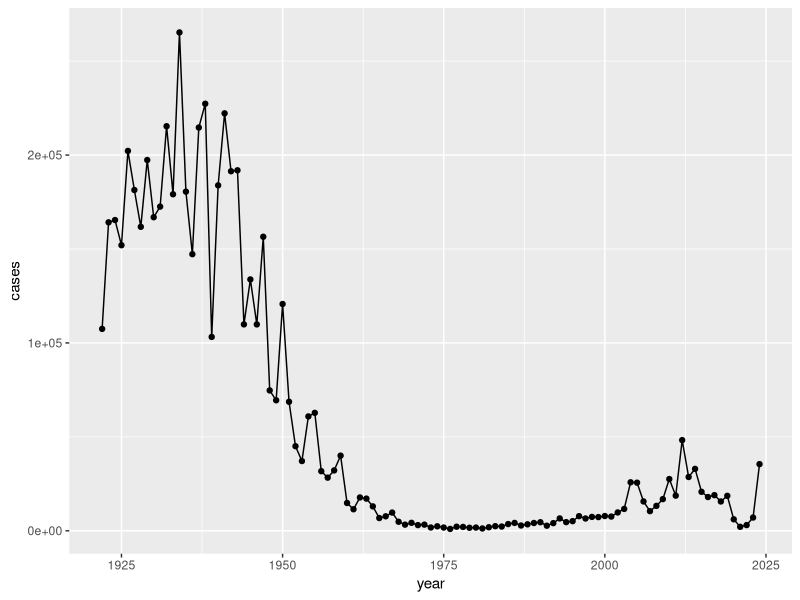
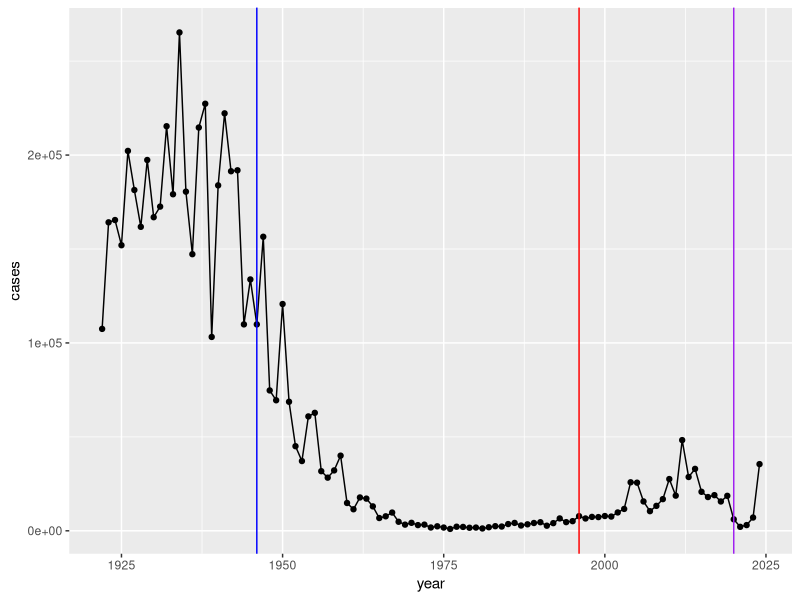

R code for these plots, in order: (Note: this script raises an error after producing the figures.)
## ---- chunk 1
cdc <- data.frame(
                                 year = c(1922L,1923L,1924L,1925L,
                                          1926L,1927L,1928L,1929L,1930L,1931L,
                                          1932L,1933L,1934L,1935L,1936L,
                                          1937L,1938L,1939L,1940L,1941L,1942L,
                                          1943L,1944L,1945L,1946L,1947L,
                                          1948L,1949L,1950L,1951L,1952L,
                                          1953L,1954L,1955L,1956L,1957L,1958L,
                                          1959L,1960L,1961L,1962L,1963L,
                                          1964L,1965L,1966L,1967L,1968L,1969L,
                                          1970L,1971L,1972L,1973L,1974L,
                                          1975L,1976L,1977L,1978L,1979L,1980L,
                                          1981L,1982L,1983L,1984L,1985L,
                                          1986L,1987L,1988L,1989L,1990L,
                                          1991L,1992L,1993L,1994L,1995L,1996L,
                                          1997L,1998L,1999L,2000L,2001L,
                                          2002L,2003L,2004L,2005L,2006L,2007L,
                                          2008L,2009L,2010L,2011L,2012L,
                                          2013L,2014L,2015L,2016L,2017L,2018L,
                                          2019L,2020L,2021L,2022L,2023L,2024L),
                                cases = c(107473,164191,165418,152003,
                                          202210,181411,161799,197371,
                                          166914,172559,215343,179135,265269,
                                          180518,147237,214652,227319,103188,
                                          183866,222202,191383,191890,109873,
                                          133792,109860,156517,74715,69479,
                                          120718,68687,45030,37129,60886,
                                          62786,31732,28295,32148,40005,
                                          14809,11468,17749,17135,13005,6799,
                                          7717,9718,4810,3285,4249,3036,
                                          3287,1759,2402,1738,1010,2177,2063,
                                          1623,1730,1248,1895,2463,2276,
                                          3589,4195,2823,3450,4157,4570,
                                          2719,4083,6586,4617,5137,7796,6564,
                                          7405,7298,7867,7580,9771,11647,
                                          25827,25616,15632,10454,13278,
                                          16858,27550,18719,48277,28639,32971,
                                          20762,17972,18975,15609,18617,
                                          6124,2116,3044,7063, 35493)
       )
## ---- chunk 2
library("ggplot2")
cases <- ggplot(cdc) + aes(year, cases) + geom_point() + geom_line()

cases
## ---- chunk 3
cases + geom_vline(xintercept= 1946, col="blue") + geom_vline(xintercept = 1996, col="red") + geom_vline(xintercept=2020, col="purple")
## ---- chunk 4
library(jsonlite)

subject <- read_json("https://www.cmi-pb.org/api/v5_1/subject", simplifyVector = TRUE)
head(subject)
## ---- chunk 5
nrow(subject)
## ---- chunk 6
table(subject$infancy_vac)
## ---- chunk 7
table(subject$biological_sex)
## ---- chunk 8
table(subject$race, subject$biological_sex)
## ---- chunk 9
specimen <- read_json("https://www.cmi-pb.org/api/v5_1/specimen", simplifyVector = TRUE)
ab <- read_json("https://www.cmi-pb.org/api/v5_1/plasma_ab_titer", simplifyVector = TRUE)
## ---- chunk 10
head(specimen)
## ---- chunk 11
library(dplyr)

meta <- inner_join(subject, specimen)
head(meta)
## ---- chunk 12
head(ab)
## ---- chunk 13
abdata<- inner_join(meta, ab)
head(abdata)
## ---- chunk 14
dim(abdata)
## ---- chunk 15
table(abdata$isotype)
## ---- chunk 16
table(abdata$antigen)
## ---- chunk 17
ggplot(abdata) + aes(MFI,antigen) + geom_boxplot()
## ---- chunk 18
ggplot(abdata) + aes(MFI,antigen, col=infancy_vac) + geom_boxplot()
## ---- chunk 19
igg <- abdata |> 
  filter(isotype == "IgG")
head(igg)
## ---- chunk 20
ggplot(igg) + aes(MFI_normalised, antigen, col=infancy_vac) + geom_boxplot() + facet_wrap(~visit)
## ---- chunk 21
table(igg$dataset)
## ---- chunk 22
pt_igg <- abdata |>
      filter(isotype == "IgG", 
         antigen == "PT", 
         dataset =="2021_dataset")
## ---- chunk 23
dim(pt_igg)
## ---- chunk 24
ggplot(pt_igg)+aes(actual_day_relative_to_boost, MFI_normalised, colour = infancy_vac, group=subject_id) +geom_point() +geom_line() + theme_bw() + geom_vline(xintercept = 0) + geom_vline(xintercept = 14)
